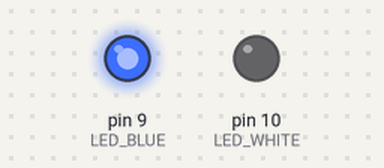
This sketch was run on a simulated Arduino Uno, built with avr-gcc and run on an emulated ATmega328P. Parts: output pins drawn as LEDs (lit = HIGH).

Above: at 0.9 s.
At 1.9 s:
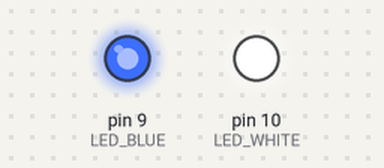
Timing chart, 0 to 3.0 s (numbered marks = the images above):
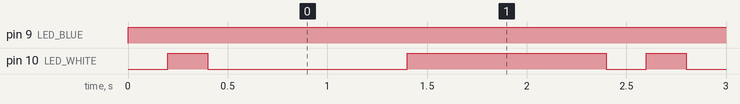

Measured:
- by itself, pin 9 (LED_BLUE): LOW → HIGH at 0.00 s
- by itself, pin 10 (LED_WHITE): repeats every 2.4 s: LOW 1.0 s, HIGH 1.0 s, LOW 0.20 s, HIGH 0.20 s
- by itself, everything shown: repeats every 2.4 s, in 4 steps

The sketch:

RGB-LED-Police-Siren.ino
```cpp
#include <avr/io.h>
#include <util/delay.h>

#define LED_BLUE PB1
#define LED_WHITE PB2

#define FAST_BLINK_DELAY_MS 200
#define SLOW_BLINK_DELAY_MS 1000

void initLEDs() {
    // Set LED pins (PB1 and PB2) as output
    DDRB |= (1 << LED_BLUE) | (1 << LED_WHITE);
}

void toggleLED(uint8_t pin) {
    PORTB ^= (1 << pin); // Toggle the LED state
}

int main() {
    // Initialize LEDs
    initLEDs();

    while (1) {
        // Blue light on, green light off (fast blink)
        PORTB |= (1 << LED_BLUE);
        PORTB &= ~(1 << LED_WHITE);
        _delay_ms(FAST_BLINK_DELAY_MS);

        // Both blue and green lights on (fast blink)
        PORTB |= (1 << LED_BLUE) | (1 << LED_WHITE);
        _delay_ms(FAST_BLINK_DELAY_MS);

        // Blue light on, green light off (slow blink)
        PORTB |= (1 << LED_BLUE);
        PORTB &= ~(1 << LED_WHITE);
        _delay_ms(SLOW_BLINK_DELAY_MS);

        // Both blue and green lights on (slow blink)
        PORTB |= (1 << LED_BLUE) | (1 << LED_WHITE);
        _delay_ms(SLOW_BLINK_DELAY_MS);
    }

    return 0;
}
```
